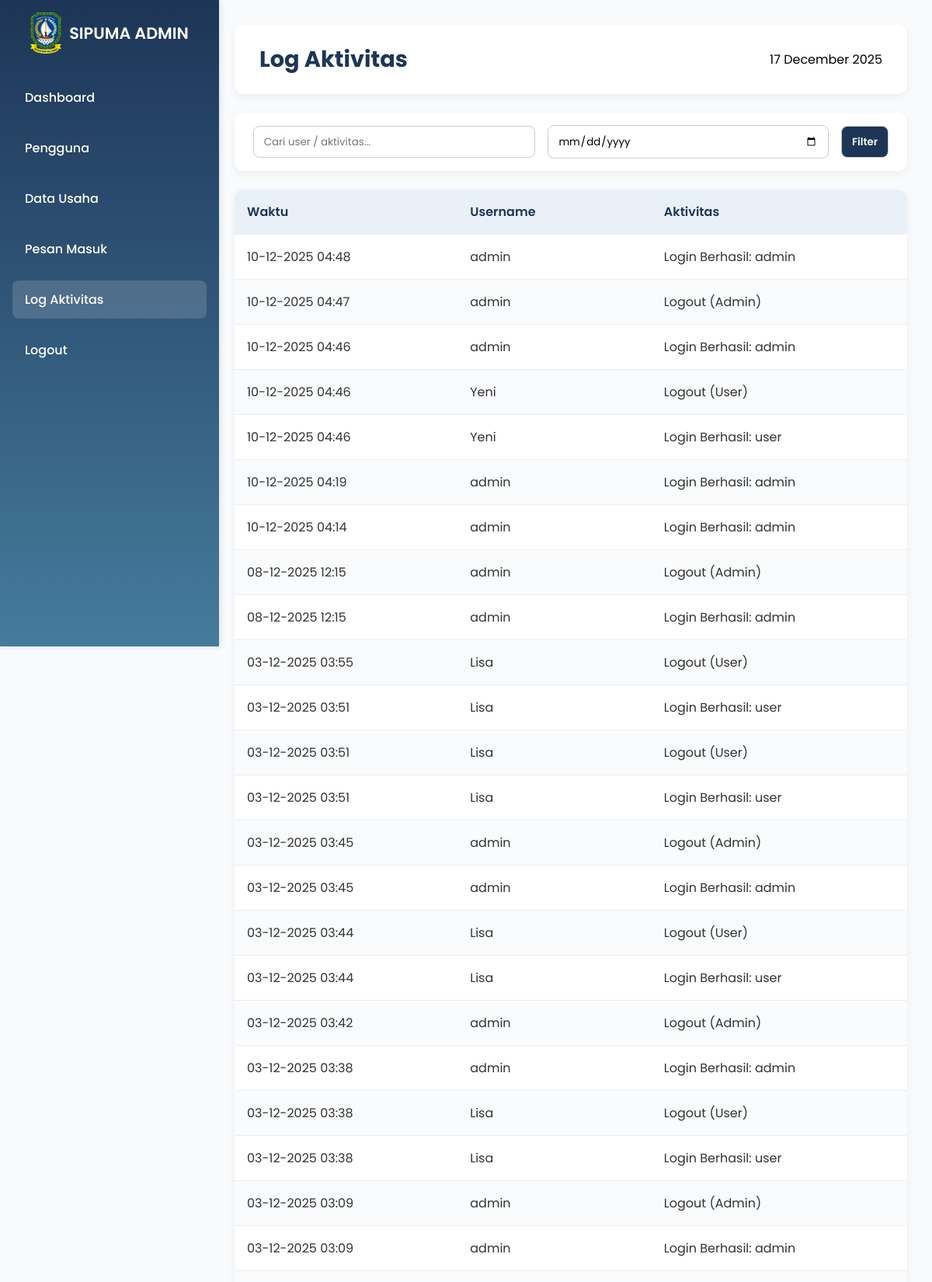
Page /logaktifitas.php (signed in, upper part) on the committed database.
### tables this page shows
CREATE TABLE `log_aktivitas` (
  `id` int(11) NOT NULL,
  `user_id` int(11) DEFAULT NULL,
  `aktivitas` varchar(255) DEFAULT NULL,
  `waktu` timestamp NOT NULL DEFAULT current_timestamp()
);

CREATE TABLE `users` (
  `id` int(11) NOT NULL,
  `username` varchar(50) NOT NULL,
  `email` varchar(100) DEFAULT NULL,
  `password` varchar(255) NOT NULL,
  `nama_lengkap` varchar(100) DEFAULT NULL,
  `role` enum('admin','user','guest') NOT NULL,
  `tanggal_daftar` timestamp NOT NULL DEFAULT current_timestamp()
);

### logaktifitas.php (the view, shortened to what this page needs)
<?php
require "config.php";
$where = [];
$sqlWhere = $where ? "WHERE ".implode(" AND ", $where) : "";
$log = $conn->query("
    SELECT l.*, u.username
    FROM log_aktivitas l
    LEFT JOIN users u ON l.user_id = u.id
    $sqlWhere
    ORDER BY l.waktu DESC
");
?>
<!DOCTYPE html>
<html lang="id">
<head>
</head>
<body>
<div class="sidebar">
  <div class="logo-box">
    <img src="img/logo.png" alt="Logo SIPUMA" class="logo">
    <h2>SIPUMA ADMIN</h2>
  </div>
  <a href="adminberanda.php">Dashboard</a>
  <a href="pengguna.php">Pengguna</a>
  <a href="datausaha.php">Data Usaha</a>
  <a href="pesanadmin.php">Pesan Masuk</a>
  <a href="logaktivitas.php" class="active">Log Aktivitas</a>
  <a href="logoutadmin.php">Logout</a>
</div>
<div class="main">
  <div class="header">
    <h1>Log Aktivitas</h1>
    <p><?= date('d F Y') ?></p>
  </div>
  <div class="filter-box">
    <form method="GET">
      <input type="text" name="cari" placeholder="Cari user / aktivitas..."
             value="<?= isset($_GET['cari']) ? htmlspecialchars($_GET['cari']) : '' ?>">
      <input type="date" name="tanggal" value="<?= isset($_GET['tanggal']) ? $_GET['tanggal'] : '' ?>">
      <button type="submit">Filter</button>
    </form>
  </div>
  <table>
    <thead>
      <tr>
        <th>Waktu</th>
        <th>Username</th>
        <th>Aktivitas</th>
      </tr>
    </thead>
    <tbody>
      <?php if ($log->num_rows > 0): ?>
          <?php while ($l = $log->fetch_assoc()): ?>
              <tr>
                <td><?= date('d-m-Y H:i', strtotime($l['waktu'])) ?></td>
                <td><?= htmlspecialchars($l['username'] ?? 'Tidak diketahui') ?></td>
                <td><?= htmlspecialchars($l['aktivitas']) ?></td>
              </tr>
          <?php endwhile; ?>
      <?php else: ?>
          <tr><td colspan="3" style="text-align:center;">Tidak ada aktivitas</td></tr>
      <?php endif; ?>
    </tbody>
  </table>
</div>
</body>
</html>

### logaktifitas.php (style rules this page uses)
body { margin:0;font-family:'Poppins',sans-serif;background-color:#f8fafc; }
.sidebar { width:250px;height:100vh;position:fixed;left:0;top:0; background:linear-gradient(180deg,#1d3557,#457b9d); color:white;padding:1rem;box-shadow:2px 0 8px rgba(0,0,0,0.1); }
.sidebar .logo-box { display:flex;align-items:center;justify-content:center;margin-bottom:2rem; }
.sidebar .logo { width:40px;margin-right:10px; }
.sidebar h2 { font-size:1.3rem;font-weight:600;margin:0; }
.sidebar a { display:block;color:white;text-decoration:none;margin-bottom:1rem; padding:0.75rem 1rem;border-radius:8px;transition:background 0.3s ease;font-weight:500; }
.sidebar a:hover, .sidebar a.active { background:rgba(255,255,255,0.15); }
.main { margin-left:270px;padding:2rem; }
.header { display:flex;justify-content:space-between;align-items:center;flex-wrap:wrap; background:white;padding:1rem 2rem;border-radius:12px; box-shadow:0 4px 12px rgba(0,0,0,0.05); }
.header h1 { font-size:1.8rem;color:#1d3557;margin:0; }
.filter-box { background:white;padding:1rem 1.5rem;border-radius:12px; box-shadow:0 4px 12px rgba(0,0,0,0.05);margin:1.5rem 0; }
.filter-box form { display:flex;flex-wrap:wrap;gap:1rem;align-items:center; }
.filter-box input, .filter-box button { padding:0.6rem 0.8rem;border:1px solid #ccc;border-radius:8px;font-family:'Poppins'; }
.filter-box input[type="text"], .filter-box input[type="date"] { flex:1;min-width:160px; }
.filter-box button { background:#1d3557;color:white;cursor:pointer;font-weight:600; }
table { width:100%;border-collapse:collapse;background:white;border-radius:12px;overflow:hidden; box-shadow:0 4px 12px rgba(0,0,0,0.05); }
th,td { padding:1rem;text-align:left;border-bottom:1px solid #eee; }
th { background-color:#e9f0f8;color:#1d3557;font-weight:600; }
tr:nth-child(even) td { background-color:#f9fbfd; }
td { color:#333; }

### rows in the picture
log_aktivitas: waktu "10-12-2025 04:48", user.username "admin", aktivitas "Login Berhasil: admin"
log_aktivitas: waktu "10-12-2025 04:47", user.username "admin", aktivitas "Logout (Admin)"
log_aktivitas: waktu "10-12-2025 04:46", user.username "admin", aktivitas "Login Berhasil: admin"
log_aktivitas: waktu "10-12-2025 04:46", user.username "Yeni", aktivitas "Logout (User)"
log_aktivitas: waktu "10-12-2025 04:46", user.username "Yeni", aktivitas "Login Berhasil: user"
log_aktivitas: waktu "10-12-2025 04:19", user.username "admin", aktivitas "Login Berhasil: admin"
log_aktivitas: waktu "10-12-2025 04:14", user.username "admin", aktivitas "Login Berhasil: admin"
log_aktivitas: waktu "08-12-2025 12:15", user.username "admin", aktivitas "Logout (Admin)"
log_aktivitas: waktu "08-12-2025 12:15", user.username "admin", aktivitas "Login Berhasil: admin"
log_aktivitas: waktu "03-12-2025 03:55", user.username "Lisa", aktivitas "Logout (User)"
log_aktivitas: waktu "03-12-2025 03:51", user.username "Lisa", aktivitas "Login Berhasil: user"
log_aktivitas: waktu "03-12-2025 03:51", user.username "Lisa", aktivitas "Logout (User)"
log_aktivitas: waktu "03-12-2025 03:51", user.username "Lisa", aktivitas "Login Berhasil: user"
log_aktivitas: waktu "03-12-2025 03:45", user.username "admin", aktivitas "Logout (Admin)"
log_aktivitas: waktu "03-12-2025 03:45", user.username "admin", aktivitas "Login Berhasil: admin"
log_aktivitas: waktu "03-12-2025 03:44", user.username "Lisa", aktivitas "Logout (User)"
log_aktivitas: waktu "03-12-2025 03:44", user.username "Lisa", aktivitas "Login Berhasil: user"
log_aktivitas: waktu "03-12-2025 03:42", user.username "admin", aktivitas "Logout (Admin)"
log_aktivitas: waktu "03-12-2025 03:38", user.username "admin", aktivitas "Login Berhasil: admin"
log_aktivitas: waktu "03-12-2025 03:38", user.username "Lisa", aktivitas "Logout (User)"
log_aktivitas: waktu "03-12-2025 03:38", user.username "Lisa", aktivitas "Login Berhasil: user"
log_aktivitas: waktu "03-12-2025 03:09", user.username "admin", aktivitas "Logout (Admin)"
log_aktivitas: waktu "03-12-2025 03:09", user.username "admin", aktivitas "Login Berhasil: admin"
